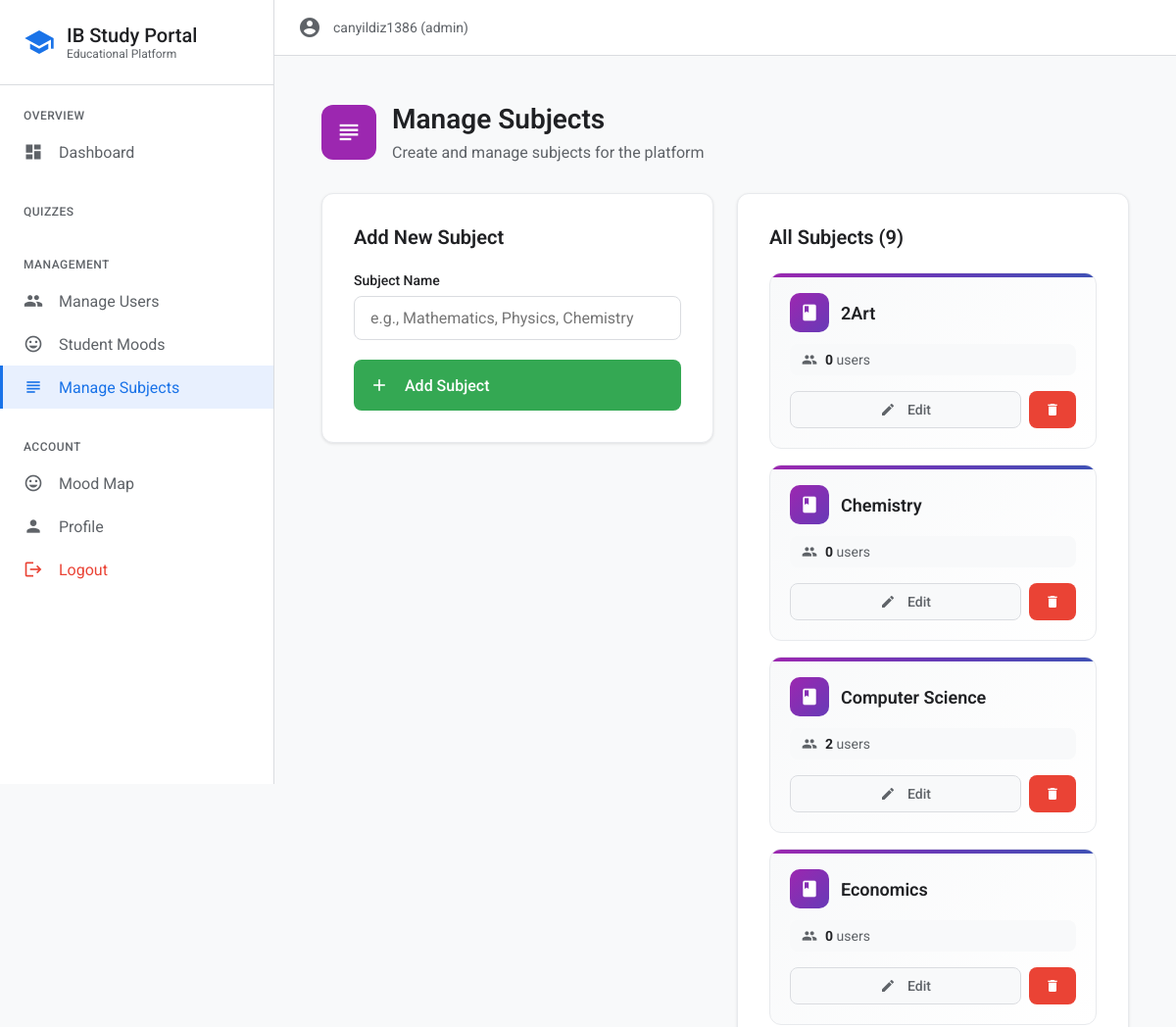
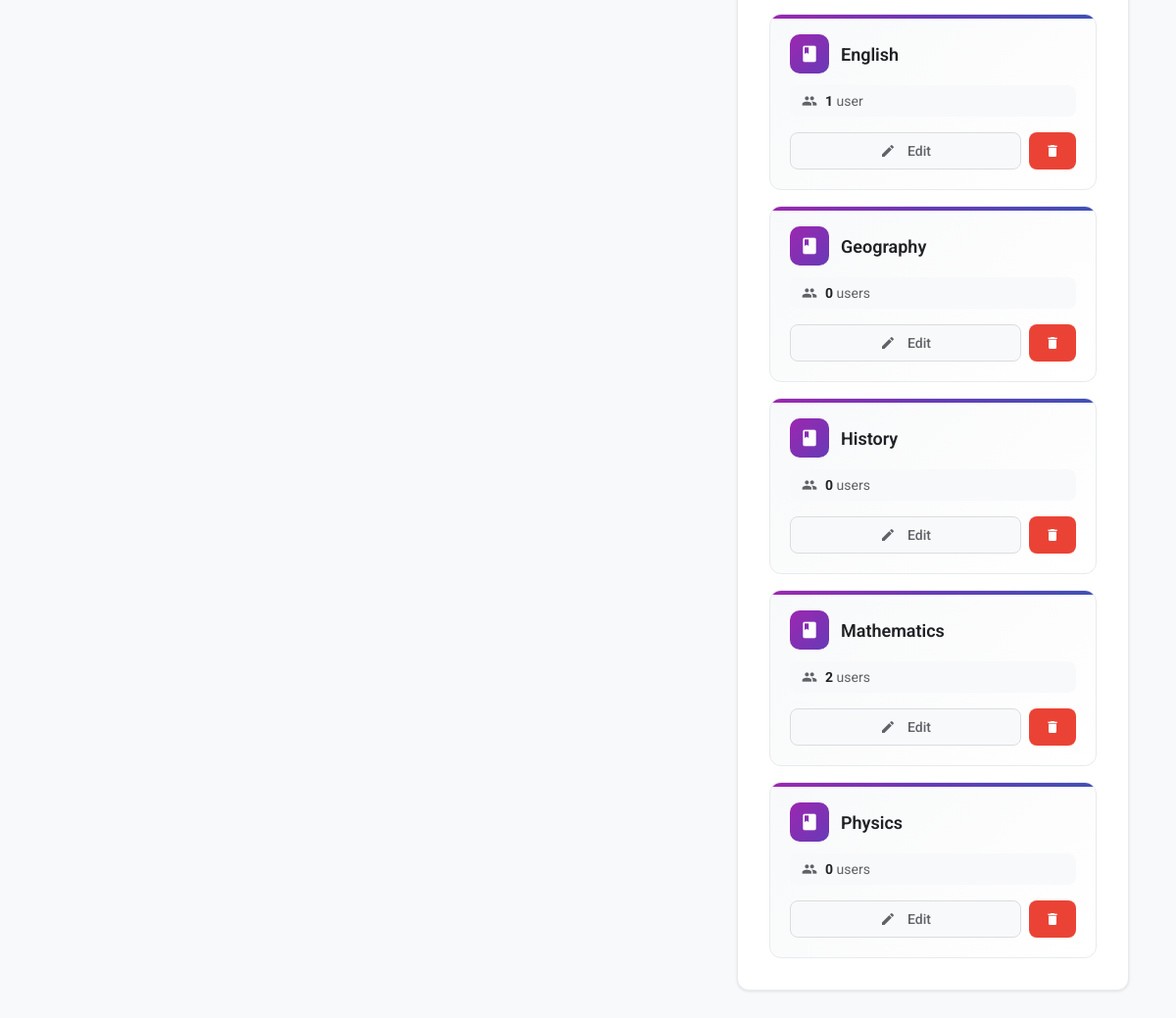
Page /manage_subjects (signed in) on the earlier database version (2 pictures, top to bottom).
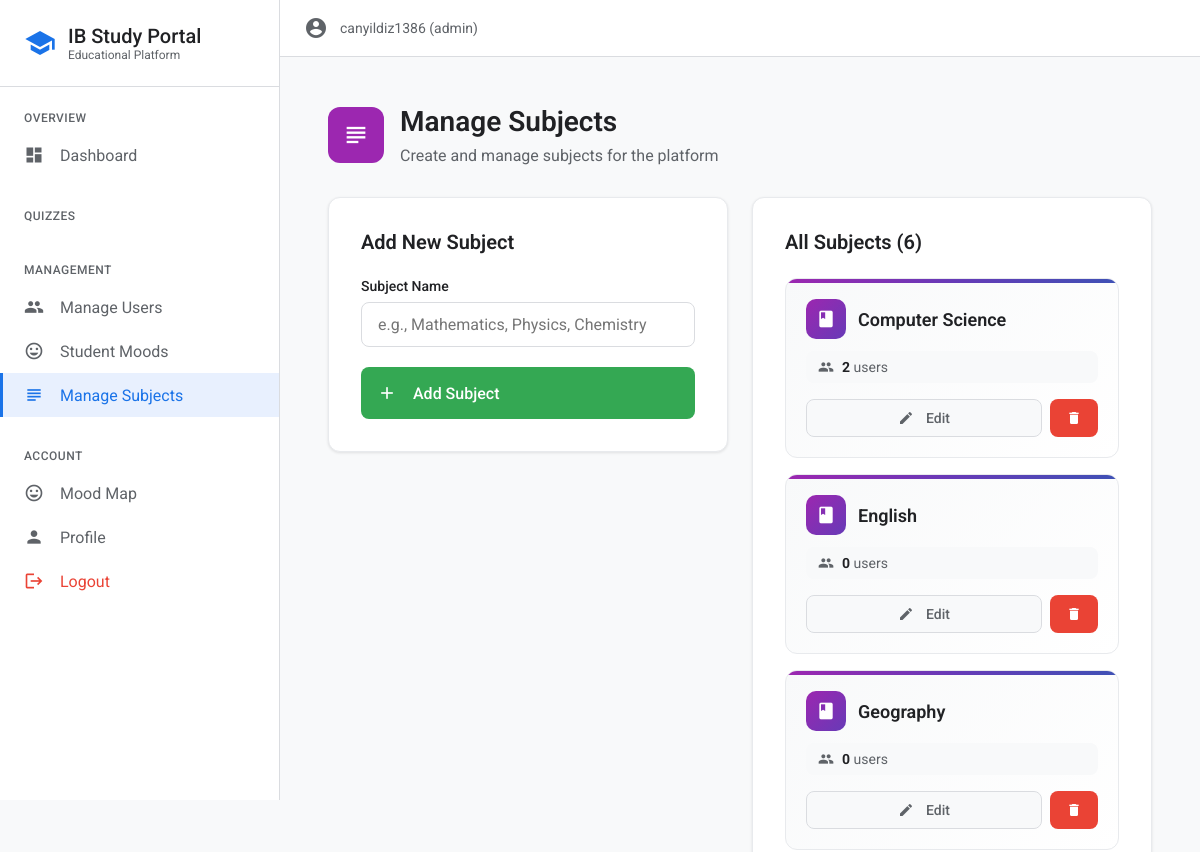
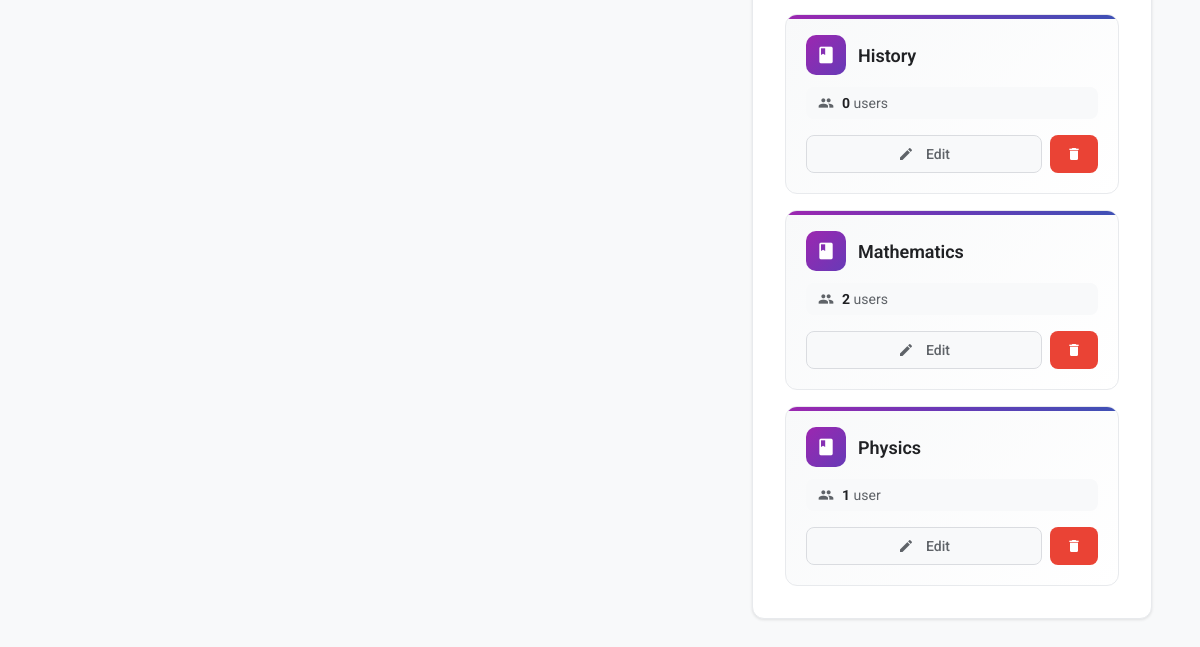
Same page on the later database version (2 pictures, top to bottom).
### tables this page shows
CREATE TABLE subjects (id INTEGER PRIMARY KEY AUTOINCREMENT,name TEXT UNIQUE NOT NULL);

### utils/auth.py (the view)
	def wrapper(*args,**kwargs):
		if 'user_id' not in session:
			flash('Login required','error')
			return redirect(url_for('login'))
		if session.get('role')!='admin':
			flash('Only admin can access this','error')
			return redirect(url_for('login'))
		return f(*args,**kwargs)

### app.py (called while the page is built)
@app.context_processor
def inject_mood_theme():
    mood = session.get('user_mood')
    if mood:
        theme = get_mood_theme(mood)
        return {'user_mood': mood, 'mood_theme': theme}
    return {'user_mood': None, 'mood_theme': None}

@app.route('/manage_subjects')
@admin_required
def manage_subjects():
    subjects=get_subjects_with_counts()
    return render_template('manage_subjects.html',subjects=subjects)

### database/db.py (called while the page is built)
def get_db_connection():return sqlite3.connect(DATABASE)

def get_subjects_with_counts():
	conn=get_db_connection()
	cursor=conn.cursor()
	cursor.execute('''SELECT s.id, s.name, COUNT(us.user_id) as user_count FROM subjects s LEFT JOIN user_subjects us ON s.id = us.subject_id GROUP BY s.id, s.name ORDER BY s.name''')
	subjects=[{'id':row[0],'name':row[1],'user_count':row[2]} for row in cursor.fetchall()]
	return subjects

### utils/auth.py (called while the page is built)
def admin_required(f):
	def wrapper(*args,**kwargs):
		if 'user_id' not in session:
			flash('Login required','error')
			return redirect(url_for('login'))
		if session.get('role')!='admin':
			flash('Only admin can access this','error')
			return redirect(url_for('login'))
		return f(*args,**kwargs)
	wrapper.__name__=f.__name__
	return wrapper

### templates/manage_subjects.html (shortened to what this page needs)
{% extends "base.html" %}
{% block content %}
<div style="max-width: 1400px; margin: 0 auto; padding: 24px;">
    <div style="display: flex; align-items: center; gap: 16px; margin-bottom: 32px;">
        <div style="width: 56px; height: 56px; background: #9c27b0; border-radius: 12px; display: flex; align-items: center; justify-content: center;">
            <span class="material-icons" style="font-size: 28px; color: white;">subject</span>
        </div>
        <div>
            <h1 style="margin: 0 0 8px 0; font-size: 28px; font-weight: 600; color: #202124;">Manage Subjects</h1>
            <p style="margin: 0; color: #5f6368; font-size: 16px;">Create and manage subjects for the platform</p>
        </div>
    </div>
    <div style="display: grid; grid-template-columns: 400px 1fr; gap: 24px;">
        <div style="background: white; padding: 32px; border-radius: 12px; border: 1px solid #e8eaed; box-shadow: 0 1px 3px rgba(0,0,0,0.1); height: fit-content;">
            <h2 style="margin: 0 0 24px 0; font-size: 20px; font-weight: 600; color: #202124;">Add New Subject</h2>
            <form method="POST" action="{{ url_for('add_subject') }}" style="display: flex; flex-direction: column; gap: 20px;">
                <div>
                    <label style="display: block; font-weight: 500; margin-bottom: 8px; color: #202124; font-size: 14px;">Subject Name</label>
                    <input type="text" name="name" required placeholder="e.g., Mathematics, Physics, Chemistry" class="google-input">
                </div>
                <button type="submit" class="google-button" style="width: 100%; padding: 16px; font-size: 16px; background: #34a853;">
                    <span class="material-icons" style="font-size: 20px; margin-right: 8px;">add</span>
                    Add Subject
                </button>
            </form>
        </div>
        <div style="background: white; padding: 32px; border-radius: 12px; border: 1px solid #e8eaed; box-shadow: 0 1px 3px rgba(0,0,0,0.1);">
            <h2 style="margin: 0 0 24px 0; font-size: 20px; font-weight: 600; color: #202124;">All Subjects ({{ subjects|length }})</h2>
            <div style="display: grid; grid-template-columns: repeat(auto-fill, minmax(300px, 1fr)); gap: 16px;">
                {% for subject in subjects %}
                    <div style="background: linear-gradient(135deg, #f8f9fa 0%, #ffffff 100%); border: 1px solid #e8eaed; border-radius: 12px; padding: 20px; transition: all 0.2s ease; position: relative; overflow: hidden;" onmouseover="this.style.transform='translateY(-4px)'; this.style.boxShadow='0 8px 16px rgba(0,0,0,0.1)'" onmouseout="this.style.transform='translateY(0)'; this.style.boxShadow='none'">
                        <div style="position: absolute; top: 0; left: 0; right: 0; height: 4px; background: linear-gradient(90deg, #9c27b0, #673ab7, #3f51b5);"></div>
                        <div style="margin-bottom: 16px;">
                            <div style="display: flex; align-items: center; gap: 12px; margin-bottom: 8px;">
                                <div style="width: 40px; height: 40px; background: linear-gradient(135deg, #9c27b0 0%, #673ab7 100%); border-radius: 10px; display: flex; align-items: center; justify-content: center;">
                                    <span class="material-icons" style="font-size: 20px; color: white;">book</span>
                                </div>
                                <div style="flex: 1;">
                                    <h3 style="margin: 0; color: #202124; font-weight: 600; font-size: 18px;">{{ subject.name }}</h3>
                                </div>
                            </div>
                            <div style="display: flex; align-items: center; gap: 8px; margin-top: 12px;">
                                <div style="flex: 1; display: flex; align-items: center; gap: 8px; background: #f8f9fa; padding: 8px 12px; border-radius: 8px;">
                                    <span class="material-icons" style="font-size: 16px; color: #5f6368;">people</span>
                                    <span style="color: #5f6368; font-size: 14px;">
                                        <strong style="color: #202124;">{{ subject.user_count }}</strong>
                                        {% if subject.user_count == 1 %}user{% else %}users{% endif %}
                                    </span>
                                </div>
                            </div>
                        </div>
                        <div style="display: flex; gap: 8px;">
                            <a href="{{ url_for('edit_subject', subject_id=subject.id) }}"
                               class="google-button secondary" style="flex: 1; padding: 10px 16px; font-size: 14px; text-decoration: none; justify-content: center;">
                                <span class="material-icons" style="font-size: 16px; margin-right: 4px;">edit</span>
                                Edit
                            </a>
                            <a href="{{ url_for('delete_subject', subject_id=subject.id) }}"
                               class="google-button" style="background: #ea4335; padding: 10px 16px; font-size: 14px; text-decoration: none;"
                               onclick="return confirm('Are you sure you want to delete {{ subject.name }}? This will remove it from all assigned users.')">
                                <span class="material-icons" style="font-size: 16px;">delete</span>
                            </a>
                        </div>
                    </div>
                {% endfor %}
            </div>
        </div>
    </div>
</div>
{% endblock %}

### templates/base.html (shortened to what this page needs)
<!DOCTYPE html>
<html lang="en">
<head>
</head>
<body>
    <div class="app-layout">
        <nav class="sidebar" id="sidebar">
            <div class="sidebar-header">
                <span class="material-icons" style="color: {% if mood_theme %}{{ mood_theme.primary }}{% else %}#1a73e8{% endif %}; font-size: 32px; transition: color 0.5s ease;">school</span>
                <div>
                    <h1 style="margin: 0; font-size: 20px; font-weight: 500; color: #202124;">IB Study Portal</h1>
                    <p style="margin: 0; font-size: 12px; color: #5f6368;">
                        {% if user_mood %}{{ user_mood|emoji }} {{ user_mood|title }}{% else %}Educational Platform{% endif %}
                    </p>
                </div>
            </div>
            <div class="sidebar-nav">
                {% if session.user_id %}
                    {% if session.role == 'admin' %}
                    <div class="nav-section">
                        <div class="nav-section-title">Overview</div>
                        <a href="{{ url_for('admin_dashboard') }}" class="nav-item">
                            <span class="material-icons nav-item-icon">dashboard</span>
                            Dashboard
                        </a>
                    </div>
                    {% endif %}
                    <div class="nav-section">
                        <div class="nav-section-title">Quizzes</div>
                    </div>
                    {% if session.role in ['admin', 'teacher'] %}
                    <div class="nav-section">
                        <div class="nav-section-title">{% if session.role == 'admin' %}Management{% else %}Analytics{% endif %}</div>
                        {% if session.role == 'admin' %}
                        <a href="{{ url_for('admin') }}" class="nav-item">
                            <span class="material-icons nav-item-icon">people</span>
                            Manage Users
                        </a>
                        <a href="{{ url_for('admin_mood_tracking') }}" class="nav-item">
                            <span class="material-icons nav-item-icon">mood</span>
                            Student Moods
                        </a>
                        <a href="{{ url_for('manage_subjects') }}" class="nav-item">
                            <span class="material-icons nav-item-icon">subject</span>
                            Manage Subjects
                        </a>
                        {% endif %}
                    </div>
                    {% endif %}
                    <div class="nav-section">
                        <div class="nav-section-title">Account</div>
                        <a href="{{ url_for('mood_map') }}" class="nav-item">
                            <span class="material-icons nav-item-icon">mood</span>
                            Mood Map
                        </a>
                        <a href="{{ url_for('profile') }}" class="nav-item">
                            <span class="material-icons nav-item-icon">person</span>
                            Profile
                        </a>
                        <a href="{{ url_for('logout') }}" class="nav-item" style="color: #ea4335;">
                            <span class="material-icons nav-item-icon">logout</span>
                            Logout
                        </a>
                    </div>
                {% endif %}
            </div>
        </nav>
        <main class="main-content">
            <div class="content-header">
                {% if session.user_id %}
                <div style="display: flex; align-items: center; gap: 12px;">
                    <span class="material-icons" style="color: #5f6368;">account_circle</span>
                    <span style="color: #5f6368; font-size: 14px;">{{ session.username }} ({{ session.role }})</span>
                </div>
                {% endif %}
            </div>
            <div class="content-body">
                {% block content %}{% endblock %}
            </div>
        </main>
    </div>
</body>
</html>

Differences in the rows shown:
removed subjects: name "2Art", user_count "0", shows "users"
removed subjects: name "Chemistry", user_count "0", shows "users"
removed subjects: name "Economics", user_count "0", shows "users"
computed for subjects "English": user_count "1" → "0"; text "user" → "users"
computed for subjects "Physics": user_count "0" → "1"; text "users" → "user"
Other differences:
{{ subjects|length }}: "9" → "6"
